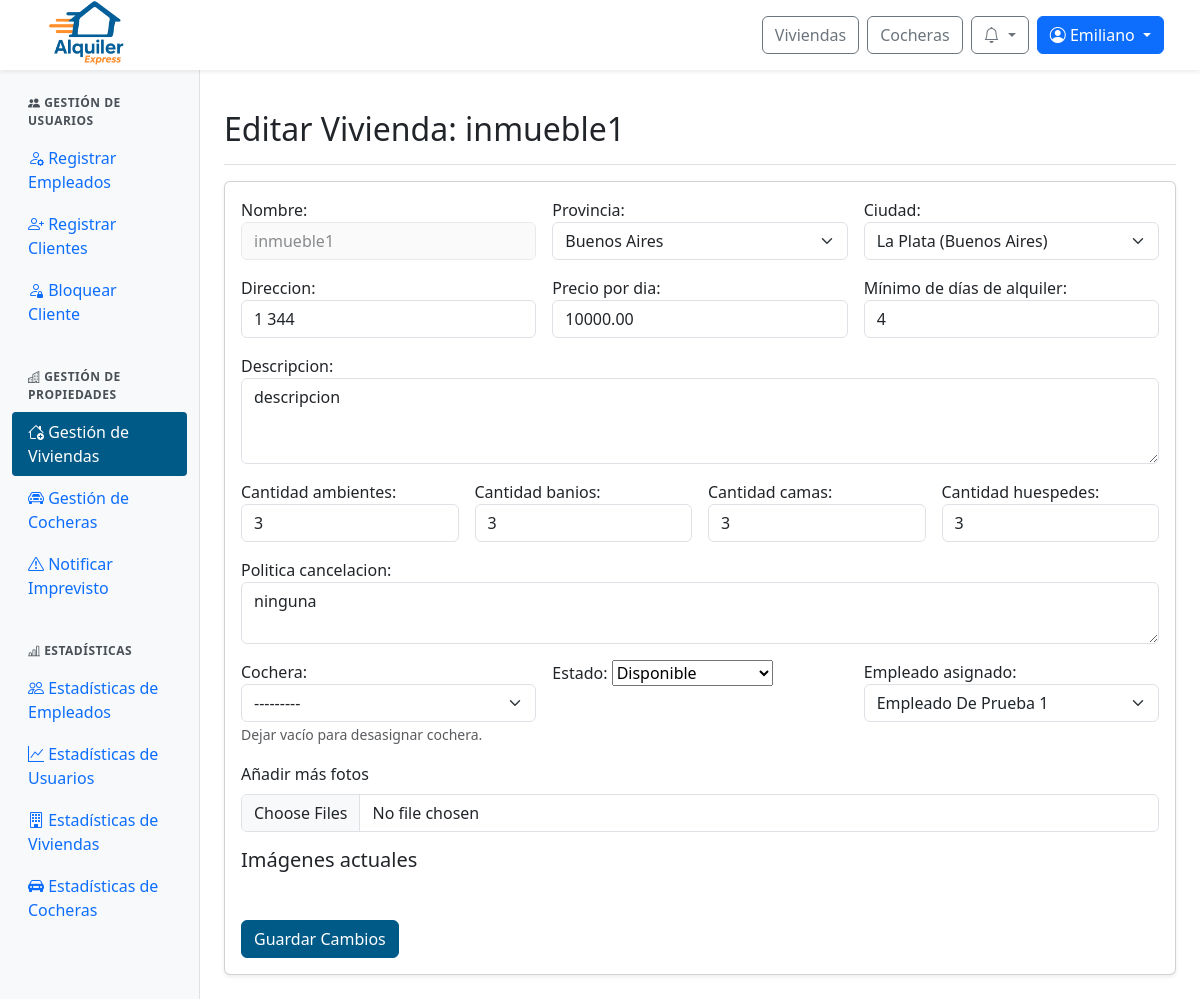
Page /panel/inmuebles/editar/1/ (signed in) on the committed database.
### web/models.py (models this page shows, shortened)
class Inmueble(models.Model):
    id_inmueble = models.AutoField(primary_key=True)
    nombre = models.CharField(max_length=100, unique=True)
    direccion = models.TextField()
    provincia = models.ForeignKey(Provincia, on_delete=models.SET_NULL, null=True)
    ciudad = models.ForeignKey(Ciudad, on_delete=models.SET_NULL, null=True)
    descripcion = models.TextField()
    cantidad_banios = models.IntegerField()
    cantidad_ambientes = models.IntegerField()
    cantidad_camas = models.IntegerField()
    cantidad_huespedes = models.IntegerField()
    precio_por_dia = models.DecimalField(max_digits=10, decimal_places=2)
    politica_cancelacion = models.TextField()
    fecha_publicacion = models.DateField()
    cochera = models.ForeignKey(Cochera, null=True, blank=True, on_delete=models.SET_NULL)
    estado = models.ForeignKey(Estado, on_delete=models.SET_NULL, null=True)
    empleado = models.ForeignKey(Perfil, null=True, blank=True, on_delete=models.SET_NULL)
    minimo_dias_alquiler = models.PositiveIntegerField(default=1, verbose_name="Mínimo de días de alquiler")

class Perfil(models.Model):
    id_perfil = models.AutoField(primary_key=True)
    usuario = models.OneToOneField(User, on_delete=models.CASCADE)
    dni = models.CharField(max_length=20)
    fecha_nacimiento = models.DateField(null=True, blank=True)

### web/views/viewsAdminPropiedades.py (the view)
# urls.py: path('panel/inmuebles/editar/<int:id_inmueble>/', viewsAdminPropiedades.admin_inmuebles_editar, name='admin_inmuebles_editar'),
@login_required
@user_passes_test(is_admin)
def admin_inmuebles_editar(request, id_inmueble):
    inmueble = get_object_or_404(Inmueble, id_inmueble=id_inmueble)
    empleados = Perfil.objects.filter(usuario__groups__name="empleado").distinct()
    admins = Perfil.objects.filter(usuario__is_staff=True).distinct()
    perfiles_posibles = empleados | admins
    if inmueble.empleado and inmueble.empleado.pk not in perfiles_posibles.values_list('pk', flat=True):
        perfiles_posibles = perfiles_posibles | Perfil.objects.filter(pk=inmueble.empleado.pk)
    if request.method == "POST":
        form = InmuebleForm(
            request.POST or None,
            request.FILES or None,
            instance=inmueble,
            perfiles_empleados=perfiles_posibles
        )
        form.fields['empleado'].queryset = perfiles_posibles.distinct()
        if form.is_valid():
            form.instance.nombre = inmueble.nombre
            inmueble = form.save()
            imagenes = request.FILES.getlist('imagenes')
            for img in imagenes:
                InmuebleImagen.objects.create(inmueble=inmueble, imagen=img)
            if request.headers.get('X-Requested-With') == 'XMLHttpRequest':
                return JsonResponse({'success': True, 'message': 'Inmueble actualizado correctamente.'})
            messages.success(request, "Inmueble actualizado correctamente.")
            return redirect('admin_inmuebles_editar', id_inmueble=inmueble.id_inmueble)
        else:
            if request.headers.get('X-Requested-With') == 'XMLHttpRequest':
                return JsonResponse({
                    'success': False,
                    'message': 'Corrige los errores en el formulario.',
                    'errors': form.errors.get_json_data()
                }, status=400)
            messages.error(request, "Corrige los errores en el formulario.")
    else:
        form = InmuebleForm(instance=inmueble)
        form.fields['empleado'].queryset = perfiles_posibles
    imagenes = inmueble.imagenes.all()
    return render(request, 'admin/admin_inmuebles_editar.html', {
        'form': form,
        'inmueble': inmueble,
        'imagenes': imagenes,
        'empleados': empleados,
        'admins': admins,
    })

### web/authentication.py (called while the page is built)
    def get_user(self, user_id):
        try:
            return User.objects.get(pk=user_id)
        except User.DoesNotExist:
            return None

### web/context_processors.py (called while the page is built)
def notifications(request):
    if request.user.is_authenticated:
        try:
            return {
                'notificaciones': request.user.perfil.notificacion_set.order_by('-fecha_creacion')[:10],
                'notificaciones_no_leidas': request.user.perfil.notificacion_set.filter(leido=False).count()
            }
        except Exception:
            return {}
    return {}

def is_client_context(request):
    return {'is_client': is_client(request.user)}

### web/models.py (called while the page is built)
    def __str__(self):
        return self.nombre

    def __str__(self):
        return self.nombre

    def __str__(self):
        return f"{self.nombre} ({self.provincia.nombre})"

    def __str__(self):
        return self.nombre

### web/utils.py (called while the page is built)
def is_client(user):
    return user.is_authenticated and user.groups.filter(name="cliente").exists()

def is_admin(user):
    return user.is_authenticated and user.is_staff

### web/templates/admin/admin_inmuebles_editar.html (shortened to what this page needs)
{% extends 'admin/admin_base.html' %}
{% load static %}
{% block admin_content %}
<div class="d-flex justify-content-between flex-wrap flex-md-nowrap align-items-center pt-3 pb-2 mb-3 border-bottom">
  <h1 class="h2">Editar Vivienda: {{ inmueble.nombre }}</h1>
</div>
<div class="card shadow-sm">
  <div class="card-body">
    <form method="post" id="inmuebleForm" enctype="multipart/form-data">
      <div class="row g-3">
        <div class="col-md-4">
          {{ form.nombre.label_tag }}
          <input type="text" name="nombre" id="id_nombre" class="form-control bg-light text-muted" value="{{ form.nombre.value }}" readonly style="pointer-events: none; opacity: 0.7;">
        </div>
        <div class="col-md-4">
          {{ form.provincia.label_tag }}
          {{ form.provincia }}
        </div>
        <div class="col-md-4">
          {{ form.ciudad.label_tag }}
          {{ form.ciudad }}
        </div>
        <div class="col-md-4">
          {{ form.direccion.label_tag }}
          {{ form.direccion }}
        </div>
        <div class="col-md-4">
          {{ form.precio_por_dia.label_tag }}
          {{ form.precio_por_dia }}
        </div>
        <div class="col-md-4">
          {{ form.minimo_dias_alquiler.label_tag }}
          {{ form.minimo_dias_alquiler }}
        </div>
        <div class="col-12">
          {{ form.descripcion.label_tag }}
          {{ form.descripcion }}
        </div>
        <div class="col-md-3">
          {{ form.cantidad_ambientes.label_tag }}
          {{ form.cantidad_ambientes }}
        </div>
        <div class="col-md-3">
          {{ form.cantidad_banios.label_tag }}
          {{ form.cantidad_banios }}
        </div>
        <div class="col-md-3">
          {{ form.cantidad_camas.label_tag }}
          {{ form.cantidad_camas }}
        </div>
        <div class="col-md-3">
          {{ form.cantidad_huespedes.label_tag }}
          {{ form.cantidad_huespedes }}
        </div>
        <div class="col-12">
          {{ form.politica_cancelacion.label_tag }}
          {{ form.politica_cancelacion }}
        </div>
        <div class="col-md-4">
          {{ form.cochera.label_tag }}
          {{ form.cochera }}
          <small class="text-muted">Dejar vacío para desasignar cochera.</small>
        </div>
        <div class="col-md-4">
          {{ form.estado.label_tag }}
          {{ form.estado }}
        </div>
        <div class="col-md-4">
            {{ form.empleado.label_tag }}
            <select name="empleado" id="id_empleado" class="form-select">
                {% for empleado in empleados %}
                  <option value="{{ empleado.pk }}"
                      {% if inmueble.empleado and inmueble.empleado.pk == empleado.pk %}selected{% endif %}>
                      {{ empleado.usuario.get_full_name }}
                  </option>
                {% endfor %}
            </select>
        </div>
        <div class="col-md-12">
          <label for="id_imagenes" class="form-label">Añadir más fotos</label>
          <input type="file" name="imagenes" id="id_imagenes" class="form-control" multiple accept="image/*">
        </div>
        <div class="col-12">
          <h5>Imágenes actuales</h5>
        </div>
        <div class="col-12">
          <button type="submit" class="btn btn-primary btn-azul">Guardar Cambios</button>
        </div>
      </div>
    </form>
  </div>
</div>
{% endblock %}

### web/templates/base/base.html (shortened to what this page needs)
{% load static %}
{% load user_groups %}
<!DOCTYPE html>
<html lang="es">
<head>
  <link rel="stylesheet" href="{% static 'css/normalize.css' %}">
  <link href="https://cdn.jsdelivr.net/npm/bootstrap@5.3.3/dist/css/bootstrap.min.css" rel="stylesheet">
  <link href="https://cdn.jsdelivr.net/npm/bootstrap-icons@1.10.5/font/bootstrap-icons.css" rel="stylesheet">
  <link rel="stylesheet" href="https://cdn.jsdelivr.net/npm/sweetalert2@11/dist/sweetalert2.min.css">
  <link rel="stylesheet" href="{% static 'css/global.css' %}">
  <link rel="stylesheet" href="{% static 'css/notification.css' %}">
  {% block extra_css %}{% endblock %}
</head>
<body>
  <nav class="navbar navbar-expand-lg navbar-light bg-white fixed-top shadow-sm px-4">
    <div class="navbar__container container-fluid d-flex align-items-center justify-content-between">
      <div class="d-flex align-items-center me-3">
        <a href="{% url 'index' %}">
          <img src="{% static 'img/logo-alquiler-express-3.png' %}" alt="Logo Alquiler Express" class="navbar__icon">
        </a>
      </div>
      <div class="navbar__buttons d-flex align-items-center ms-3">
        <a href="{% url 'buscar_inmuebles' %}" class="btn btn-outline-secondary me-2">Viviendas</a>
        <a href="{% url 'buscar_cocheras' %}" class="btn btn-outline-secondary me-2">Cocheras</a>
        {% if user.is_authenticated %}
          <div class="dropdown me-2">
            <button class="btn btn-outline-secondary position-relative dropdown-toggle"
                    type="button"
                    id="notificacionesDropdown"
                    data-bs-toggle="dropdown"
                    aria-expanded="false"
                    onclick="marcarTodasLeidas('{% url 'marcar_todas_leidas' %}', '{{ csrf_token }}')">
              <i class="bi bi-bell"></i>
            </button>
          </div>
          <div class="dropdown">
            <button class="btn btn-primary dropdown-toggle" type="button" id="userOptionsDropdown" data-bs-toggle="dropdown" aria-expanded="false">
              <i class="bi bi-person-circle"></i> {{ user.first_name|default:user.username }}
            </button>
          </div>
        {% else %}
          <a href="{% url 'login' %}" class="btn btn-outline-secondary me-2">Iniciar sesión</a>
          <a href="{% url 'register' %}" class="btn btn-primary">Registrarse</a>
        {% endif %}
      </div>
    </div>
  </nav>
  {% block content %}{% endblock content %}
</body>
</html>

### web/static/css/global.css (style rules this page uses)
:root { --color-azul-alquiler: #005A87; --color-azul-hover: #004466; --color-azul-active: #003347; --color-azul-focus-shadow: rgba(0, 90, 135, 0.25); --color-naranja-alquiler: #F26A1B; --color-naranja-hover: #d85b17; --color-naranja-active: #b84e14; --color-naranja-focus-shadow: rgba(242, 106, 27, 0.25); }
.btn-azul { color: #fff; background-color: var(--color-azul-alquiler); border: 1px solid var(--color-azul-alquiler); transition: color 0.15s ease-in-out, background-color 0.15s ease-in-out, border-color 0.15s ease-in-out, box-shadow 0.15s ease-in-out; }
.navbar { height: 70px; }
.navbar__container { height: 70px; }
.navbar__icon { height: 72px; }

### web/static/css/admin.css (style rules this page uses)
:root { --color-azul-alquiler: #005A87; --color-naranja-alquiler: #F26A1B; --color-azul-hover: #004466; --color-naranja-hover: #d85b17; }

### rows in the picture
Inmueble: nombre "inmueble1", provincia "Buenos Aires", ciudad "La Plata (Buenos Aires)", direccion "1 344", precio_por_dia "10000.00", minimo_dias_alquiler "4", descripcion "descripcion", cantidad_ambientes "3", cantidad_banios "3", cantidad_camas "3", cantidad_huespedes "3", politica_cancelacion "ninguna", cochera "---------", estado "Disponible", empleado "Empleado De Prueba 1"

### other values in the picture
{{ user.first_name|default:user.username }} "Emiliano"
